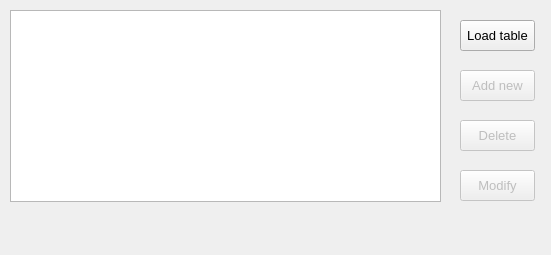
<?xml version="1.0" encoding="UTF-8"?>
<ui version="4.0">
 <class>CustomerTypeForm</class>
 <widget class="QMainWindow" name="CustomerTypeForm">
  <property name="geometry">
   <rect>
    <x>0</x>
    <y>0</y>
    <width>551</width>
    <height>255</height>
   </rect>
  </property>
  <property name="font">
   <font>
    <pointsize>10</pointsize>
   </font>
  </property>
  <property name="windowTitle">
   <string>Customer types</string>
  </property>
  <property name="windowIcon">
   <iconset resource="MyResources.qrc">
    <normaloff>:/Images/customer type pic.png</normaloff>:/Images/customer type pic.png</iconset>
  </property>
  <widget class="QWidget" name="centralwidget">
   <widget class="QPushButton" name="pbtModify">
    <property name="enabled">
     <bool>false</bool>
    </property>
    <property name="geometry">
     <rect>
      <x>460</x>
      <y>170</y>
      <width>75</width>
      <height>31</height>
     </rect>
    </property>
    <property name="text">
     <string>Modify</string>
    </property>
   </widget>
   <widget class="QTableView" name="tvwTable">
    <property name="geometry">
     <rect>
      <x>10</x>
      <y>10</y>
      <width>431</width>
      <height>192</height>
     </rect>
    </property>
   </widget>
   <widget class="QPushButton" name="pbtDelete">
    <property name="enabled">
     <bool>false</bool>
    </property>
    <property name="geometry">
     <rect>
      <x>460</x>
      <y>120</y>
      <width>75</width>
      <height>31</height>
     </rect>
    </property>
    <property name="text">
     <string>Delete</string>
    </property>
   </widget>
   <widget class="QPushButton" name="pbtAddNew">
    <property name="enabled">
     <bool>false</bool>
    </property>
    <property name="geometry">
     <rect>
      <x>460</x>
      <y>70</y>
      <width>75</width>
      <height>31</height>
     </rect>
    </property>
    <property name="text">
     <string>Add new</string>
    </property>
   </widget>
   <widget class="QPushButton" name="pbtLoadTable">
    <property name="geometry">
     <rect>
      <x>460</x>
      <y>20</y>
      <width>75</width>
      <height>31</height>
     </rect>
    </property>
    <property name="text">
     <string>Load table</string>
    </property>
   </widget>
  </widget>
  <widget class="QMenuBar" name="menubar">
   <property name="geometry">
    <rect>
     <x>0</x>
     <y>0</y>
     <width>551</width>
     <height>21</height>
    </rect>
   </property>
  </widget>
  <widget class="QStatusBar" name="statusbar">
   <property name="sizeGripEnabled">
    <bool>false</bool>
   </property>
  </widget>
 </widget>
 <resources>
  <include location="MyResources.qrc"/>
 </resources>
 <connections/>
</ui>
